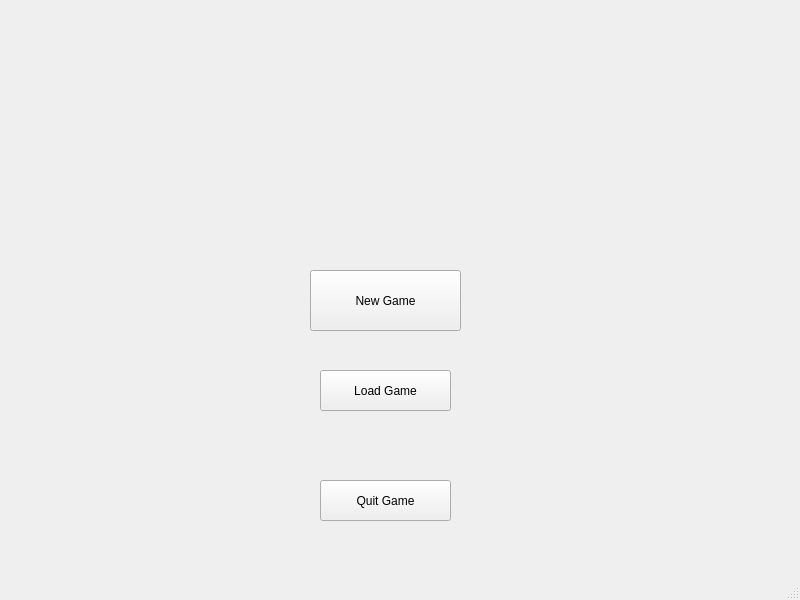
<?xml version="1.0" encoding="UTF-8"?>
<ui version="4.0">
 <class>MainWindow</class>
 <widget class="QMainWindow" name="MainWindow">
  <property name="geometry">
   <rect>
    <x>0</x>
    <y>0</y>
    <width>800</width>
    <height>600</height>
   </rect>
  </property>
  <property name="windowTitle">
   <string>MainWindow</string>
  </property>
  <widget class="QWidget" name="centralwidget">
   <widget class="QLabel" name="game_Logo">
    <property name="geometry">
     <rect>
      <x>130</x>
      <y>0</y>
      <width>531</width>
      <height>201</height>
     </rect>
    </property>
    <property name="text">
     <string/>
    </property>
   </widget>
   <widget class="QPushButton" name="New_Game_Button">
    <property name="geometry">
     <rect>
      <x>310</x>
      <y>270</y>
      <width>151</width>
      <height>61</height>
     </rect>
    </property>
    <property name="text">
     <string>New Game</string>
    </property>
   </widget>
   <widget class="QPushButton" name="Load_game_Button">
    <property name="geometry">
     <rect>
      <x>320</x>
      <y>370</y>
      <width>131</width>
      <height>41</height>
     </rect>
    </property>
    <property name="text">
     <string>Load Game</string>
    </property>
   </widget>
   <widget class="QPushButton" name="Quit_game_Button">
    <property name="geometry">
     <rect>
      <x>320</x>
      <y>480</y>
      <width>131</width>
      <height>41</height>
     </rect>
    </property>
    <property name="text">
     <string>Quit Game</string>
    </property>
   </widget>
  </widget>
  <widget class="QMenuBar" name="menubar">
   <property name="geometry">
    <rect>
     <x>0</x>
     <y>0</y>
     <width>800</width>
     <height>26</height>
    </rect>
   </property>
  </widget>
  <widget class="QStatusBar" name="statusbar"/>
 </widget>
 <resources/>
 <connections/>
</ui>
